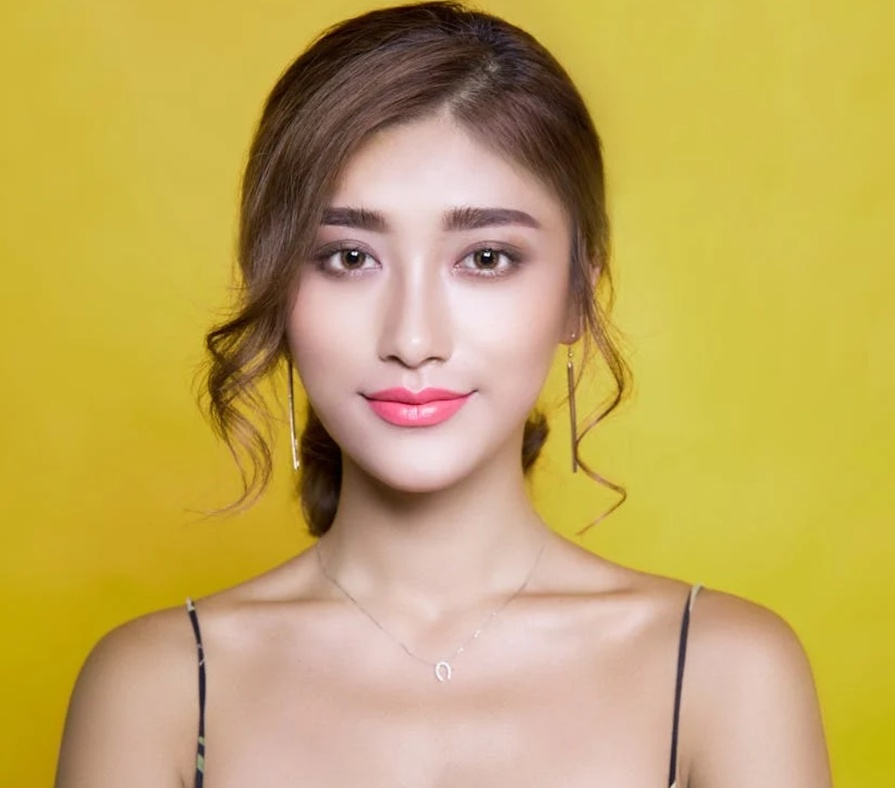
#> input picture Modulo3/atividades/20-08-2024/rosto.jpg, 895 x 788 px, shrunk from 1043 x 919 before the run
$ python img.py
#> lines starting #> are read from the running program, lines starting #| are printed output that depends on the picture
import cv2
import numpy as np
import os

caminho_diretorio = os.path.dirname(os.path.abspath(__file__))
arquivo = os.path.join(caminho_diretorio, "rosto.jpg")
output_img = os.path.join(caminho_diretorio, "rosto_output.jpg")


def pencil_sketch(image_path, output_path):
    # Check if the image was loaded successfully
#> called with image_path = 'Modulo3/atividades/20-08-2024/rosto.jpg'
    image = cv2.imread(image_path)
#> image is the input picture: shape (788, 895, 3); mean B, G, R 93.2, 168, 194.5
    if image is None:
        print(f"Error: Could not load image from {image_path}")
        return  # Exit the function if image loading failed

    gray_image = cv2.cvtColor(image, cv2.COLOR_BGR2GRAY)
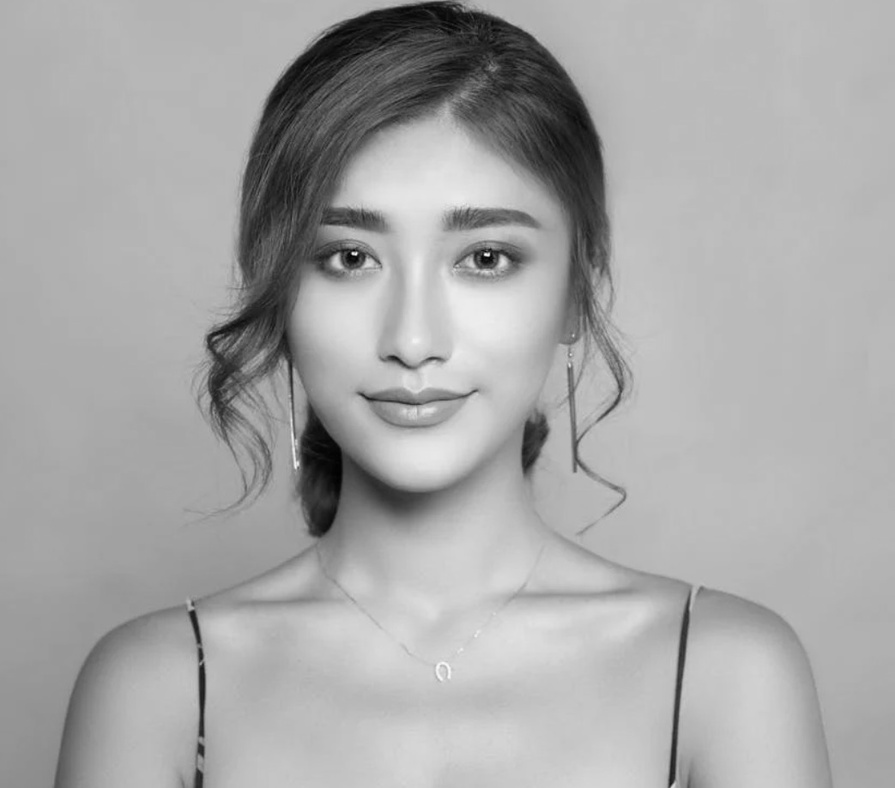
#> gray_image: shape (788, 895); min 1, max 254, mean 167.4

    inverted_gray_image = cv2.bitwise_not(gray_image)
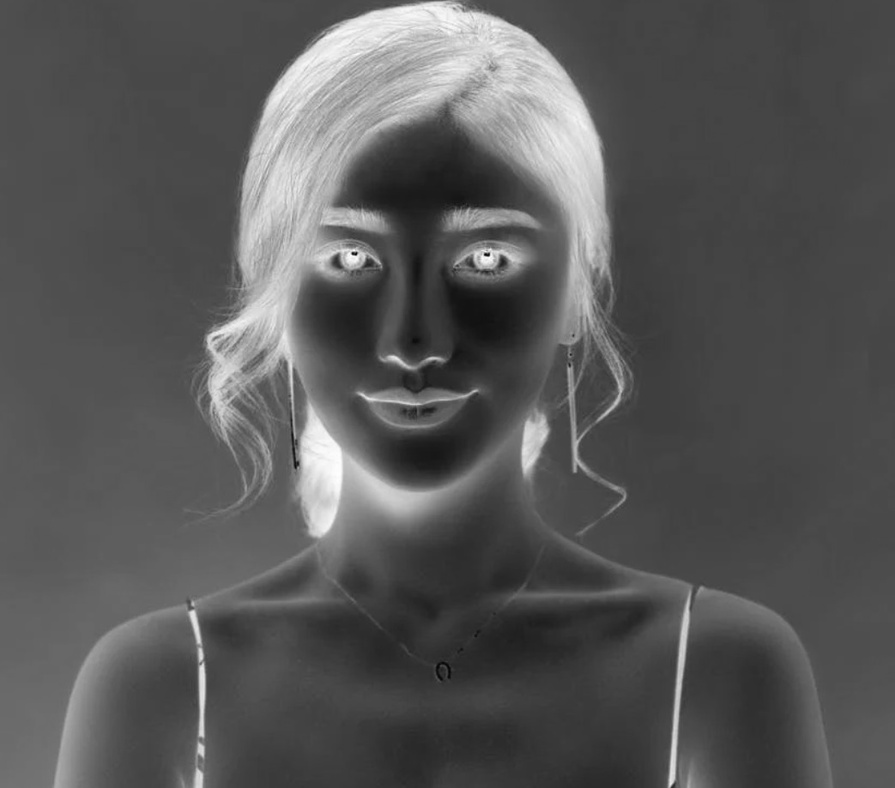
#> inverted_gray_image: shape (788, 895); min 1, max 254, mean 87.6

    blurred_image = cv2.GaussianBlur(inverted_gray_image, (21, 21), 0)

    inverted_blurred_image = cv2.bitwise_not(blurred_image)

    pencil_sketch_image = cv2.divide(gray_image, inverted_blurred_image, scale=256.0)
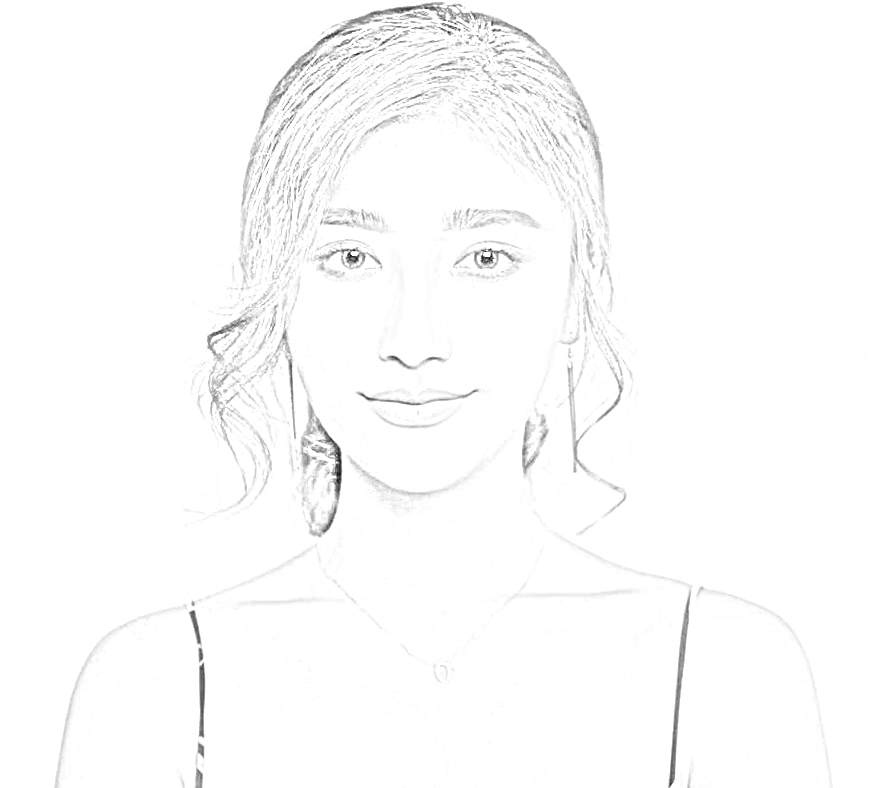
#> pencil_sketch_image: shape (788, 895); min 5, max 255, mean 251.6

    cv2.imwrite(output_path, pencil_sketch_image)

    cv2.imshow("Pencil Sketch", pencil_sketch_image)
    cv2.waitKey(0)
    cv2.destroyAllWindows()


input_image_path = arquivo
output_image_path = output_img
pencil_sketch(input_image_path, output_image_path)
